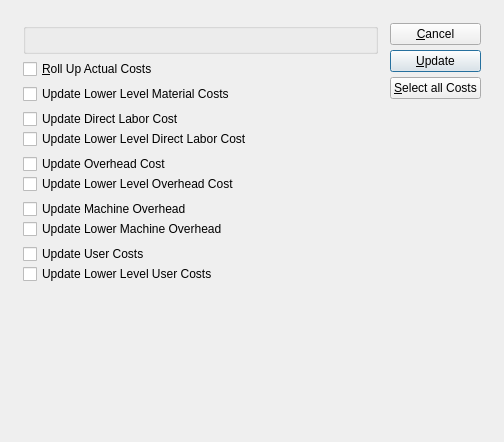
<?xml version="1.0" encoding="UTF-8"?>
<ui version="4.0">
 <comment>This file is part of the xTuple ERP: PostBooks Edition, a free and
open source Enterprise Resource Planning software suite,
Copyright (c) 1999-2019 by OpenMFG LLC, d/b/a xTuple.
It is licensed to you under the Common Public Attribution License
version 1.0, the full text of which (including xTuple-specific Exhibits)
is available at www.xtuple.com/CPAL.  By using this software, you agree
to be bound by its terms.</comment>
 <class>updateActualCostsByClassCode</class>
 <widget class="QDialog" name="updateActualCostsByClassCode">
  <property name="geometry">
   <rect>
    <x>0</x>
    <y>0</y>
    <width>504</width>
    <height>442</height>
   </rect>
  </property>
  <property name="windowTitle">
   <string>Update Actual Costs by Class Code</string>
  </property>
  <layout class="QGridLayout" name="gridLayout_2">
   <item row="0" column="0">
    <layout class="QGridLayout" name="gridLayout">
     <property name="margin">
      <number>12</number>
     </property>
     <property name="spacing">
      <number>12</number>
     </property>
     <item row="0" column="0">
      <layout class="QVBoxLayout">
       <property name="spacing">
        <number>0</number>
       </property>
       <item>
        <layout class="QVBoxLayout">
         <property name="spacing">
          <number>5</number>
         </property>
         <item>
          <widget class="ParameterGroup" name="_classCode">
           <property name="title">
            <string/>
           </property>
           <property name="fixedSize">
            <bool>false</bool>
           </property>
          </widget>
         </item>
         <item>
          <layout class="QHBoxLayout">
           <property name="spacing">
            <number>0</number>
           </property>
           <item>
            <widget class="QCheckBox" name="_rollUp">
             <property name="text">
              <string>&amp;Roll Up Actual Costs</string>
             </property>
            </widget>
           </item>
           <item>
            <spacer>
             <property name="orientation">
              <enum>Qt::Horizontal</enum>
             </property>
             <property name="sizeType">
              <enum>QSizePolicy::Expanding</enum>
             </property>
             <property name="sizeHint" stdset="0">
              <size>
               <width>20</width>
               <height>20</height>
              </size>
             </property>
            </spacer>
           </item>
          </layout>
         </item>
         <item>
          <layout class="QHBoxLayout">
           <property name="spacing">
            <number>0</number>
           </property>
           <item>
            <widget class="QCheckBox" name="_lowerMaterial">
             <property name="text">
              <string>Update Lower Level Material Costs</string>
             </property>
            </widget>
           </item>
           <item>
            <spacer>
             <property name="orientation">
              <enum>Qt::Horizontal</enum>
             </property>
             <property name="sizeType">
              <enum>QSizePolicy::Expanding</enum>
             </property>
             <property name="sizeHint" stdset="0">
              <size>
               <width>20</width>
               <height>20</height>
              </size>
             </property>
            </spacer>
           </item>
          </layout>
         </item>
         <item>
          <layout class="QVBoxLayout">
           <property name="spacing">
            <number>0</number>
           </property>
           <item>
            <layout class="QHBoxLayout">
             <property name="spacing">
              <number>0</number>
             </property>
             <item>
              <widget class="QCheckBox" name="_directLabor">
               <property name="text">
                <string>Update Direct Labor Cost</string>
               </property>
              </widget>
             </item>
             <item>
              <spacer>
               <property name="orientation">
                <enum>Qt::Horizontal</enum>
               </property>
               <property name="sizeType">
                <enum>QSizePolicy::Expanding</enum>
               </property>
               <property name="sizeHint" stdset="0">
                <size>
                 <width>20</width>
                 <height>0</height>
                </size>
               </property>
              </spacer>
             </item>
            </layout>
           </item>
           <item>
            <layout class="QHBoxLayout">
             <property name="spacing">
              <number>0</number>
             </property>
             <item>
              <widget class="QCheckBox" name="_lowerDirectLabor">
               <property name="text">
                <string>Update Lower Level Direct Labor Cost</string>
               </property>
              </widget>
             </item>
             <item>
              <spacer>
               <property name="orientation">
                <enum>Qt::Horizontal</enum>
               </property>
               <property name="sizeType">
                <enum>QSizePolicy::Expanding</enum>
               </property>
               <property name="sizeHint" stdset="0">
                <size>
                 <width>20</width>
                 <height>0</height>
                </size>
               </property>
              </spacer>
             </item>
            </layout>
           </item>
          </layout>
         </item>
         <item>
          <layout class="QVBoxLayout">
           <property name="spacing">
            <number>0</number>
           </property>
           <item>
            <layout class="QHBoxLayout">
             <property name="spacing">
              <number>0</number>
             </property>
             <item>
              <widget class="QCheckBox" name="_overhead">
               <property name="text">
                <string>Update Overhead Cost</string>
               </property>
              </widget>
             </item>
             <item>
              <spacer>
               <property name="orientation">
                <enum>Qt::Horizontal</enum>
               </property>
               <property name="sizeType">
                <enum>QSizePolicy::Expanding</enum>
               </property>
               <property name="sizeHint" stdset="0">
                <size>
                 <width>20</width>
                 <height>0</height>
                </size>
               </property>
              </spacer>
             </item>
            </layout>
           </item>
           <item>
            <layout class="QHBoxLayout">
             <property name="spacing">
              <number>0</number>
             </property>
             <item>
              <widget class="QCheckBox" name="_lowerOverhead">
               <property name="text">
                <string>Update Lower Level Overhead Cost</string>
               </property>
              </widget>
             </item>
             <item>
              <spacer>
               <property name="orientation">
                <enum>Qt::Horizontal</enum>
               </property>
               <property name="sizeType">
                <enum>QSizePolicy::Expanding</enum>
               </property>
               <property name="sizeHint" stdset="0">
                <size>
                 <width>20</width>
                 <height>0</height>
                </size>
               </property>
              </spacer>
             </item>
            </layout>
           </item>
          </layout>
         </item>
         <item>
          <layout class="QVBoxLayout">
           <property name="spacing">
            <number>0</number>
           </property>
           <item>
            <layout class="QHBoxLayout">
             <property name="spacing">
              <number>0</number>
             </property>
             <item>
              <widget class="QCheckBox" name="_machOverhead">
               <property name="text">
                <string>Update Machine Overhead</string>
               </property>
              </widget>
             </item>
             <item>
              <spacer>
               <property name="orientation">
                <enum>Qt::Horizontal</enum>
               </property>
               <property name="sizeType">
                <enum>QSizePolicy::Expanding</enum>
               </property>
               <property name="sizeHint" stdset="0">
                <size>
                 <width>20</width>
                 <height>0</height>
                </size>
               </property>
              </spacer>
             </item>
            </layout>
           </item>
           <item>
            <layout class="QHBoxLayout">
             <property name="spacing">
              <number>0</number>
             </property>
             <item>
              <widget class="QCheckBox" name="_lowerMachOverhead">
               <property name="text">
                <string>Update Lower Machine Overhead</string>
               </property>
              </widget>
             </item>
             <item>
              <spacer>
               <property name="orientation">
                <enum>Qt::Horizontal</enum>
               </property>
               <property name="sizeType">
                <enum>QSizePolicy::Expanding</enum>
               </property>
               <property name="sizeHint" stdset="0">
                <size>
                 <width>20</width>
                 <height>0</height>
                </size>
               </property>
              </spacer>
             </item>
            </layout>
           </item>
          </layout>
         </item>
         <item>
          <layout class="QVBoxLayout">
           <property name="spacing">
            <number>0</number>
           </property>
           <item>
            <layout class="QHBoxLayout">
             <property name="spacing">
              <number>0</number>
             </property>
             <item>
              <widget class="QCheckBox" name="_user">
               <property name="text">
                <string>Update User Costs</string>
               </property>
              </widget>
             </item>
             <item>
              <spacer>
               <property name="orientation">
                <enum>Qt::Horizontal</enum>
               </property>
               <property name="sizeType">
                <enum>QSizePolicy::Expanding</enum>
               </property>
               <property name="sizeHint" stdset="0">
                <size>
                 <width>20</width>
                 <height>20</height>
                </size>
               </property>
              </spacer>
             </item>
            </layout>
           </item>
           <item>
            <layout class="QHBoxLayout">
             <property name="spacing">
              <number>0</number>
             </property>
             <item>
              <widget class="QCheckBox" name="_lowerUser">
               <property name="text">
                <string>Update Lower Level User Costs</string>
               </property>
              </widget>
             </item>
             <item>
              <spacer>
               <property name="orientation">
                <enum>Qt::Horizontal</enum>
               </property>
               <property name="sizeType">
                <enum>QSizePolicy::Expanding</enum>
               </property>
               <property name="sizeHint" stdset="0">
                <size>
                 <width>20</width>
                 <height>20</height>
                </size>
               </property>
              </spacer>
             </item>
            </layout>
           </item>
          </layout>
         </item>
        </layout>
       </item>
       <item>
        <spacer>
         <property name="orientation">
          <enum>Qt::Vertical</enum>
         </property>
         <property name="sizeType">
          <enum>QSizePolicy::Expanding</enum>
         </property>
         <property name="sizeHint" stdset="0">
          <size>
           <width>20</width>
           <height>0</height>
          </size>
         </property>
        </spacer>
       </item>
      </layout>
     </item>
     <item row="0" column="1">
      <layout class="QVBoxLayout">
       <property name="spacing">
        <number>0</number>
       </property>
       <item>
        <layout class="QVBoxLayout">
         <property name="spacing">
          <number>5</number>
         </property>
         <item>
          <widget class="QPushButton" name="_close">
           <property name="text">
            <string>&amp;Cancel</string>
           </property>
          </widget>
         </item>
         <item>
          <widget class="QPushButton" name="_update">
           <property name="text">
            <string>&amp;Update</string>
           </property>
           <property name="autoDefault">
            <bool>true</bool>
           </property>
           <property name="default">
            <bool>true</bool>
           </property>
          </widget>
         </item>
         <item>
          <widget class="QPushButton" name="_selectAll">
           <property name="enabled">
            <bool>true</bool>
           </property>
           <property name="text">
            <string>&amp;Select all Costs</string>
           </property>
          </widget>
         </item>
        </layout>
       </item>
       <item>
        <spacer>
         <property name="orientation">
          <enum>Qt::Vertical</enum>
         </property>
         <property name="sizeHint" stdset="0">
          <size>
           <width>20</width>
           <height>0</height>
          </size>
         </property>
        </spacer>
       </item>
      </layout>
     </item>
    </layout>
   </item>
  </layout>
 </widget>
 <layoutdefault spacing="6" margin="11"/>
 <customwidgets>
  <customwidget>
   <class>ParameterGroup</class>
   <extends>QGroupBox</extends>
   <header>parametergroup.h</header>
   <container>1</container>
  </customwidget>
 </customwidgets>
 <tabstops>
  <tabstop>_rollUp</tabstop>
  <tabstop>_lowerMaterial</tabstop>
  <tabstop>_directLabor</tabstop>
  <tabstop>_lowerDirectLabor</tabstop>
  <tabstop>_overhead</tabstop>
  <tabstop>_lowerOverhead</tabstop>
  <tabstop>_machOverhead</tabstop>
  <tabstop>_lowerMachOverhead</tabstop>
  <tabstop>_user</tabstop>
  <tabstop>_lowerUser</tabstop>
  <tabstop>_update</tabstop>
  <tabstop>_selectAll</tabstop>
  <tabstop>_close</tabstop>
 </tabstops>
 <resources/>
 <connections>
  <connection>
   <sender>_close</sender>
   <signal>clicked()</signal>
   <receiver>updateActualCostsByClassCode</receiver>
   <slot>reject()</slot>
   <hints>
    <hint type="sourcelabel">
     <x>20</x>
     <y>20</y>
    </hint>
    <hint type="destinationlabel">
     <x>20</x>
     <y>20</y>
    </hint>
   </hints>
  </connection>
 </connections>
</ui>
